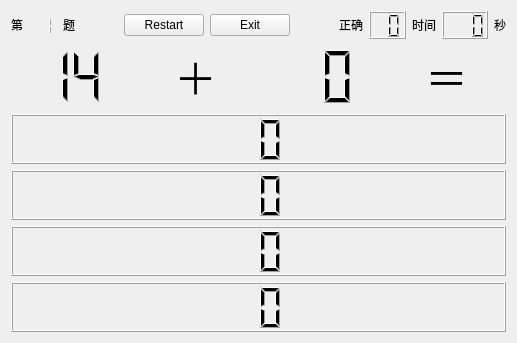
<?xml version="1.0" encoding="UTF-8"?>
<ui version="4.0">
 <class>ContentWidget</class>
 <widget class="QWidget" name="ContentWidget">
  <property name="geometry">
   <rect>
    <x>0</x>
    <y>0</y>
    <width>517</width>
    <height>343</height>
   </rect>
  </property>
  <property name="windowTitle">
   <string>Form</string>
  </property>
  <layout class="QGridLayout" name="gridLayout">
   <item row="0" column="0">
    <layout class="QVBoxLayout" name="verticalLayout">
     <item>
      <layout class="QHBoxLayout" name="horizontalLayout_2">
       <item>
        <widget class="QLabel" name="label_4">
         <property name="text">
          <string>第</string>
         </property>
        </widget>
       </item>
       <item>
        <widget class="QLCDNumber" name="id">
         <property name="frameShape">
          <enum>QFrame::NoFrame</enum>
         </property>
         <property name="smallDecimalPoint">
          <bool>true</bool>
         </property>
         <property name="digitCount">
          <number>2</number>
         </property>
         <property name="intValue" stdset="0">
          <number>1</number>
         </property>
        </widget>
       </item>
       <item>
        <widget class="QLabel" name="label_5">
         <property name="text">
          <string>题</string>
         </property>
        </widget>
       </item>
       <item>
        <spacer name="horizontalSpacer_2">
         <property name="orientation">
          <enum>Qt::Horizontal</enum>
         </property>
         <property name="sizeHint" stdset="0">
          <size>
           <width>40</width>
           <height>20</height>
          </size>
         </property>
        </spacer>
       </item>
       <item>
        <widget class="QPushButton" name="restart">
         <property name="text">
          <string>Restart</string>
         </property>
        </widget>
       </item>
       <item>
        <widget class="QPushButton" name="exit">
         <property name="text">
          <string>Exit</string>
         </property>
        </widget>
       </item>
       <item>
        <spacer name="horizontalSpacer">
         <property name="orientation">
          <enum>Qt::Horizontal</enum>
         </property>
         <property name="sizeHint" stdset="0">
          <size>
           <width>40</width>
           <height>20</height>
          </size>
         </property>
        </spacer>
       </item>
       <item>
        <widget class="QLabel" name="label_7">
         <property name="text">
          <string>正确</string>
         </property>
        </widget>
       </item>
       <item>
        <widget class="QLCDNumber" name="rightNum">
         <property name="digitCount">
          <number>2</number>
         </property>
        </widget>
       </item>
       <item>
        <widget class="QLabel" name="label_3">
         <property name="text">
          <string>时间</string>
         </property>
        </widget>
       </item>
       <item>
        <widget class="QLCDNumber" name="workTime">
         <property name="digitCount">
          <number>3</number>
         </property>
        </widget>
       </item>
       <item>
        <widget class="QLabel" name="label_6">
         <property name="text">
          <string>秒</string>
         </property>
        </widget>
       </item>
      </layout>
     </item>
     <item>
      <layout class="QHBoxLayout" name="horizontalLayout">
       <item>
        <widget class="QLCDNumber" name="add1">
         <property name="sizePolicy">
          <sizepolicy hsizetype="Minimum" vsizetype="Minimum">
           <horstretch>0</horstretch>
           <verstretch>0</verstretch>
          </sizepolicy>
         </property>
         <property name="font">
          <font>
           <pointsize>20</pointsize>
           <weight>75</weight>
           <bold>true</bold>
          </font>
         </property>
         <property name="frameShape">
          <enum>QFrame::NoFrame</enum>
         </property>
         <property name="smallDecimalPoint">
          <bool>false</bool>
         </property>
         <property name="digitCount">
          <number>2</number>
         </property>
         <property name="mode">
          <enum>QLCDNumber::Dec</enum>
         </property>
         <property name="segmentStyle">
          <enum>QLCDNumber::Filled</enum>
         </property>
         <property name="value" stdset="0">
          <double>14.000000000000000</double>
         </property>
         <property name="intValue" stdset="0">
          <number>14</number>
         </property>
        </widget>
       </item>
       <item alignment="Qt::AlignHCenter">
        <widget class="QLabel" name="label">
         <property name="sizePolicy">
          <sizepolicy hsizetype="Minimum" vsizetype="Minimum">
           <horstretch>0</horstretch>
           <verstretch>0</verstretch>
          </sizepolicy>
         </property>
         <property name="maximumSize">
          <size>
           <width>90</width>
           <height>16777215</height>
          </size>
         </property>
         <property name="font">
          <font>
           <pointsize>32</pointsize>
          </font>
         </property>
         <property name="text">
          <string>＋</string>
         </property>
        </widget>
       </item>
       <item>
        <widget class="QLCDNumber" name="add2">
         <property name="frameShape">
          <enum>QFrame::NoFrame</enum>
         </property>
         <property name="smallDecimalPoint">
          <bool>false</bool>
         </property>
         <property name="digitCount">
          <number>2</number>
         </property>
         <property name="segmentStyle">
          <enum>QLCDNumber::Filled</enum>
         </property>
        </widget>
       </item>
       <item alignment="Qt::AlignHCenter">
        <widget class="QLabel" name="label_2">
         <property name="font">
          <font>
           <pointsize>32</pointsize>
          </font>
         </property>
         <property name="text">
          <string>＝</string>
         </property>
        </widget>
       </item>
      </layout>
     </item>
     <item>
      <widget class="QLCDNumber" name="A">
       <property name="minimumSize">
        <size>
         <width>0</width>
         <height>50</height>
        </size>
       </property>
       <property name="digitCount">
        <number>2</number>
       </property>
      </widget>
     </item>
     <item>
      <widget class="QLCDNumber" name="B">
       <property name="minimumSize">
        <size>
         <width>0</width>
         <height>50</height>
        </size>
       </property>
       <property name="digitCount">
        <number>2</number>
       </property>
      </widget>
     </item>
     <item>
      <widget class="QLCDNumber" name="C">
       <property name="minimumSize">
        <size>
         <width>0</width>
         <height>50</height>
        </size>
       </property>
       <property name="digitCount">
        <number>2</number>
       </property>
      </widget>
     </item>
     <item>
      <widget class="QLCDNumber" name="D">
       <property name="minimumSize">
        <size>
         <width>0</width>
         <height>50</height>
        </size>
       </property>
       <property name="digitCount">
        <number>2</number>
       </property>
      </widget>
     </item>
    </layout>
   </item>
  </layout>
 </widget>
 <resources/>
 <connections>
  <connection>
   <sender>exit</sender>
   <signal>clicked()</signal>
   <receiver>ContentWidget</receiver>
   <slot>deleteLater()</slot>
   <hints>
    <hint type="sourcelabel">
     <x>225</x>
     <y>23</y>
    </hint>
    <hint type="destinationlabel">
     <x>199</x>
     <y>149</y>
    </hint>
   </hints>
  </connection>
  <connection>
   <sender>restart</sender>
   <signal>clicked()</signal>
   <receiver>ContentWidget</receiver>
   <slot>start()</slot>
   <hints>
    <hint type="sourcelabel">
     <x>139</x>
     <y>23</y>
    </hint>
    <hint type="destinationlabel">
     <x>199</x>
     <y>149</y>
    </hint>
   </hints>
  </connection>
 </connections>
 <slots>
  <slot>start()</slot>
 </slots>
</ui>
